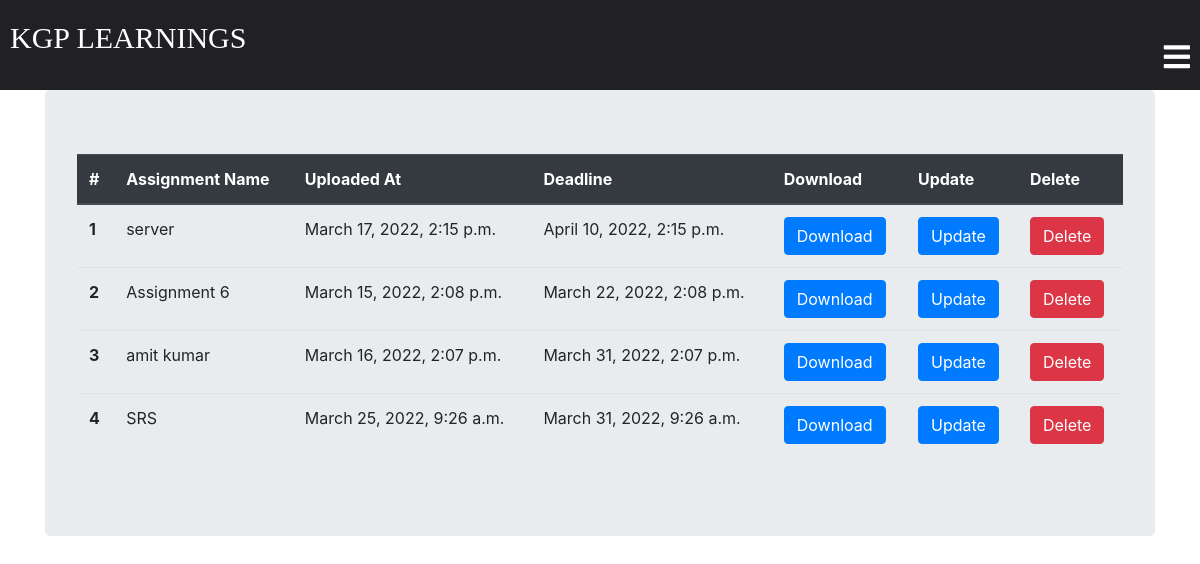
The page /classroom/assignment_list/ (signed in) on the database as committed earlier.
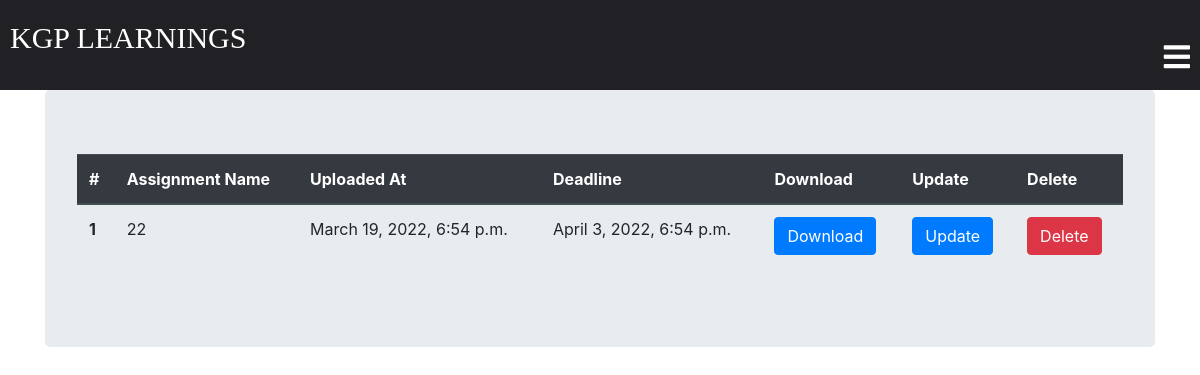
The same page on the database as committed later.
### classroom/models.py (models this page shows, shortened)
class ClassAssignment(models.Model):
    student = models.ManyToManyField(Student,related_name='student_assignment')
    teacher = models.ForeignKey(Teacher,related_name='teacher_assignment',on_delete=models.CASCADE)
    created_at = models.DateTimeField(auto_now=True)
    assignment_name = models.CharField(max_length=250)
    assignment = models.FileField(upload_to='assignments')
    PublishedAt = models.DateTimeField(auto_now=False, null=True)
    Deadline = models.DateTimeField(auto_now=False, null=True)
    class Meta:
        ordering = ['-created_at']

### classroom/views.py (the view)
@login_required
def assignment_list(request):
    teacher = request.user.Teacher
    return render(request, 'classroom/assignment_list.html', {'teacher': teacher})

### template/classroom/assignment_list.html
{% extends 'classroom/base.html' %}
{% block content %}
<div class="container">
  <div class="jumbotron">
{% if teacher.teacher_assignment.count == 0 %}
  <h2>No Assignments Uploaded Yet</h2>
{% else %}
  <table class="table">
    <thead class="thead-dark">
      <tr>
        <th scope="col">#</th>
        <th scope="col">Assignment Name</th>
        <th scope="col">Uploaded At</th>
        <th scope="col">Deadline </th>
        <th scope="col">Download</th>
        <th scope="col">Update</th>
        <th scope="col">Delete</th>
      </tr>
    </thead>
    <tbody>
      {% for assignment in teacher.teacher_assignment.all %}
        <tr>
          <th scope="row">{{ forloop.counter }}</th>
          <td>{{ assignment.assignment_name }}</td>
          <td>{{ assignment.PublishedAt }}</td>
          <td>{{ assignment.Deadline }}</td>
          <td><a href="{{ assignment.assignment.url }}" class="btn btn-primary" target="_blank">Download</a></td>
          <td><a href="{% url 'classroom:update_assignment' id=assignment.id %}" class="btn btn-primary">Update</a></td>
          <td><a href="{% url 'classroom:assignment_delete' id=assignment.id %}" class="btn btn-danger">Delete</a></td>
        </tr>
      {% endfor %}
    </tbody>
  </table>
{% endif %}
</div>
</div>
{% endblock %}

Rows that differ between the two databases and show on the page:
removed ClassAssignment: assignment_name "server", PublishedAt "March 17, 2022, 2:15 p.m.", Deadline "April 10, 2022, 2:15 p.m."
removed ClassAssignment: assignment_name "Assignment 6", PublishedAt "March 15, 2022, 2:08 p.m.", Deadline "March 22, 2022, 2:08 p.m."
removed ClassAssignment: assignment_name "amit kumar", PublishedAt "March 16, 2022, 2:07 p.m.", Deadline "March 31, 2022, 2:07 p.m."
removed ClassAssignment: assignment_name "SRS", PublishedAt "March 25, 2022, 9:26 a.m.", Deadline "March 31, 2022, 9:26 a.m."
added ClassAssignment: assignment_name "22", PublishedAt "March 19, 2022, 6:54 p.m.", Deadline "April 3, 2022, 6:54 p.m."
